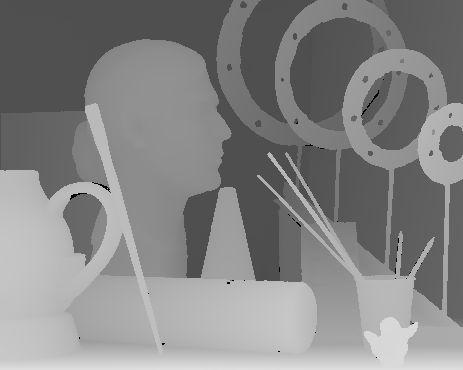
#> input picture disparity_map/pics/art/groundL.png, 463 x 370 px
$ python match_disparity.py pics/art/groundL.png pics/art/groundR.png 1.0 out.png   (older library calls are emulated)
#> lines starting #> are read from the running program, lines starting #| are printed output that depends on the picture
import sys
import cv2
import os
import math
from os import listdir
import numpy as np
from tqdm.auto import tqdm

# Returns the absolute difference between two neighborhoods
def get_diff_abs(neigh_left, neigh_right):
    diff = np.sum(np.abs(neigh_left - neigh_right))
    return diff

# Returns the square difference between two neighborhoods
def get_diff_sq(neigh_left, neigh_right):
    diff = np.sum(np.square(neigh_left - neigh_right))
    return diff

# Finds the best matching neighborhood in the stripe
def find_best_match(neigh_left, stripe, max_disp):

    min_diff = np.inf
    best_match = 0

    for i in range(0, stripe.shape[1] - neigh_left.shape[1] + 1):

        neigh_right = stripe[:, i:i + neigh_left.shape[1]]

        # diff = get_diff_abs(neigh_left, neigh_right)
        diff = get_diff_sq(neigh_left, neigh_right)

        if diff < min_diff:
            min_diff = diff
            best_match = i

    return best_match


if __name__ == "__main__":

    # Check command line arguments
    if len(sys.argv) != 5:
        print("Usage: python3 prog2.py <left_input_img> <right_input_img> <scale_factor> <output_img>")
        sys.exit(1)

    # Parse command line arguments
    in_left_path = sys.argv[1]
    in_right_path = sys.argv[2]
    scale_factor = float(sys.argv[3])
    out_path = sys.argv[4]

    print("Input left image: " + in_left_path)
    print("Input right image: " + in_right_path)
    print("Scale factor: " + str(scale_factor))
    print("Output image: " + out_path)

    # Read input images
    left = cv2.imread(in_left_path)
#> left is the input picture: shape (370, 463, 3); min 0, max 224, mean 132.9
    right = cv2.imread(in_right_path)
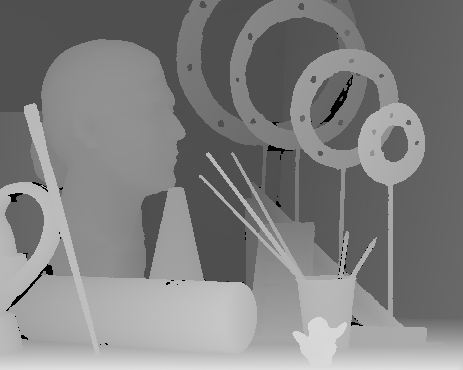
#> input picture disparity_map/pics/art/groundR.png, 463 x 370 px
#> right is the input picture: shape (370, 463, 3); min 0, max 224, mean 128.8

    max_disp = math.ceil(256 / scale_factor)

    window_size = 9 # Change this to 3, 5, 7, 9, 11, 13, 15

    num_zeroes = window_size // 2

    # Pad images with zeroes
    padded_left = np.pad(left, ((num_zeroes, num_zeroes), (num_zeroes, num_zeroes), (0, 0)), 'constant')
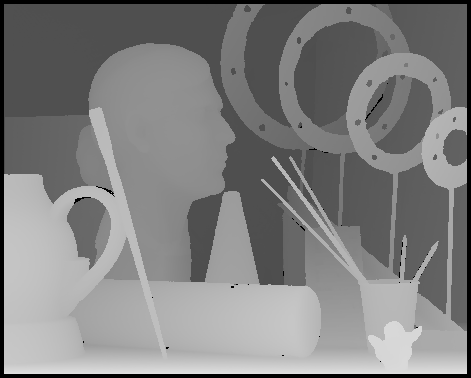
#> padded_left: shape (378, 471, 3); min 0, max 224, mean 127.9
    padded_right = np.pad(right, ((num_zeroes, num_zeroes), (num_zeroes, num_zeroes), (0, 0)), 'constant')
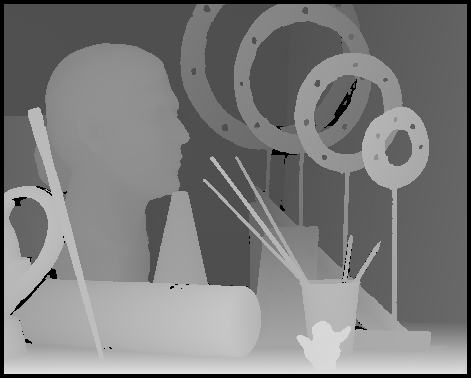
#> padded_right: shape (378, 471, 3); min 0, max 224, mean 124

    top_left = (num_zeroes, num_zeroes)
    bottom_right = (left.shape[0] + num_zeroes, left.shape[1] + num_zeroes)
#> bottom_right = (374, 467)

    # Create disparity map
    disparity = np.zeros((left.shape[0], left.shape[1]))


    # Calculate disparity values
    for i in tqdm(range(top_left[0], bottom_right[0])):
        for j in range(top_left[1], bottom_right[1]):

            stripe_left_index = max(0, j - num_zeroes - max_disp)
            stripe_right_index = min(j + num_zeroes + 1, padded_right.shape[1])

            stripe = padded_right[i - num_zeroes:i + num_zeroes + 1, stripe_left_index:stripe_right_index]
            neigh_left = padded_left[i - num_zeroes:i + num_zeroes + 1, j - num_zeroes:j + num_zeroes + 1]

#> (the run stopped early here; a loop or call above may not have finished)
